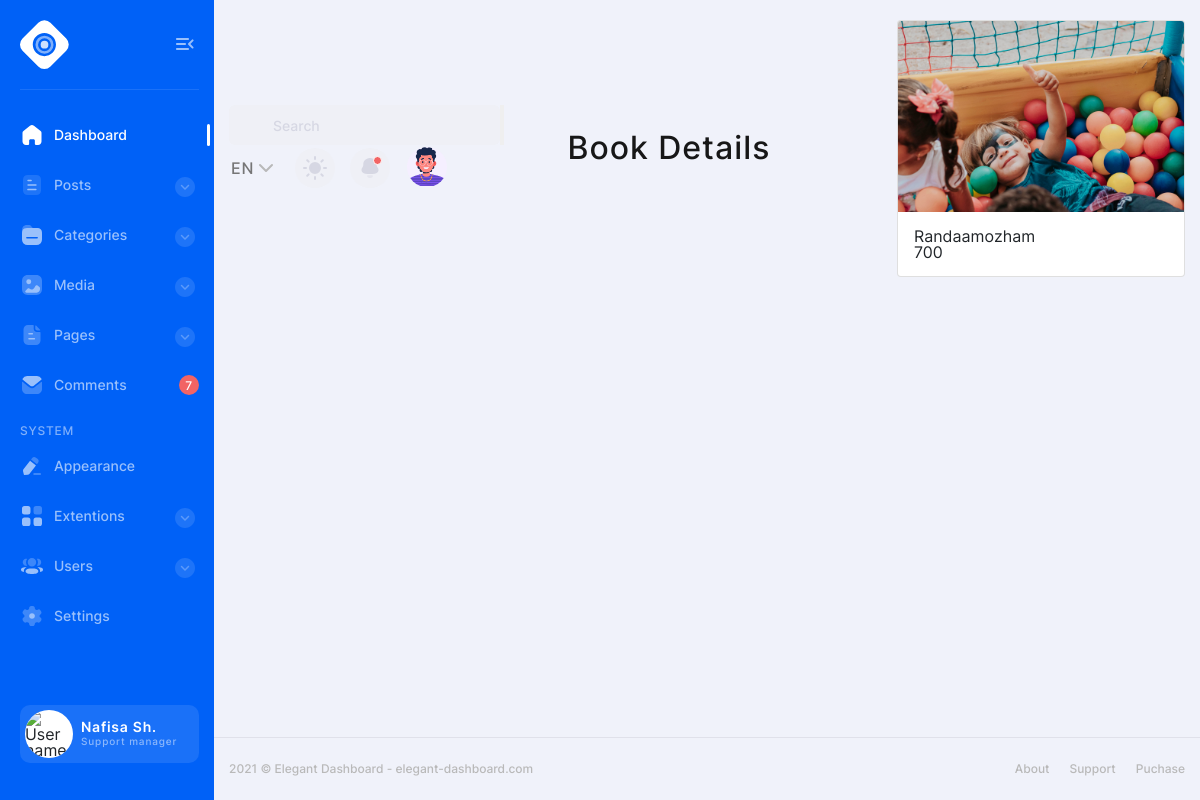
Page /detailsview/1/ on the committed database.
### bookapp/models.py (models this page shows, shortened)
class Book(models.Model):
    title=models.CharField(max_length=200,null=True,blank=True)
    price=models.IntegerField(null=True,blank=True)
    image=models.ImageField(upload_to='book_media')
    quantity=models.IntegerField()
    author= models.ForeignKey(Author, on_delete=models.CASCADE)

### bookapp/views.py (the view)
# urls.py: path("detailsview/<int:book_id>/", views.detailsView, name='details'),
def detailsView(request,book_id):
    book=Book.objects.get(id=book_id)
    return render(request,'detailsview.html',{'book':book})

### templates/detailsview.html
{% extends "base.html" %}
{% load static %}
{% block content  %}
<h1 align="center">Book Details</h1>
<br>
<div class="card" style="width:18rem;">
 <img src="{{ book.image.url  }}" class="card-img-top" alt="...">
 <div class="card-body">
  <p class="card-text">{{ book.title  }}</p>
  <p>{{ book.price  }}</p>
 </div>
</div>
{% endblock  %}

### rows in the picture
Book: image (picture), title "Randaamozham", price "700"
